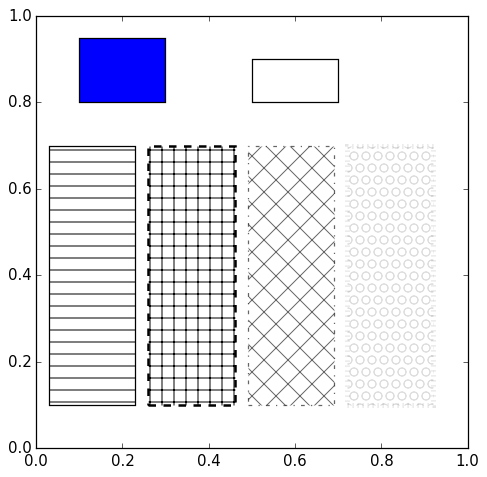

Write the Python code that produced this figure.
#!/usr/bin/env python

# --------------------------------------------------------
# Matplot Rectangle Examples
# Licensed under The MIT License [see LICENSE for details]
# Written by Genquan (Stone) Duan
# --------------------------------------------------------

"""
This example shows how to use matplot draw rectangles with
    fill alpha/color/pattern
    border color/style/width/hatch
"""
import matplotlib.pyplot as plt
from genData4Rect import *

# fill patterns, alpha, background color, border color, border width, border style, 
fig = plt.figure()
ax = fig.add_subplot(111, aspect='equal')
rects = generateData()
for p in rects:
    ax.add_patch(p)
fig.savefig('rect.png', dpi=90, bbox_inches='tight')